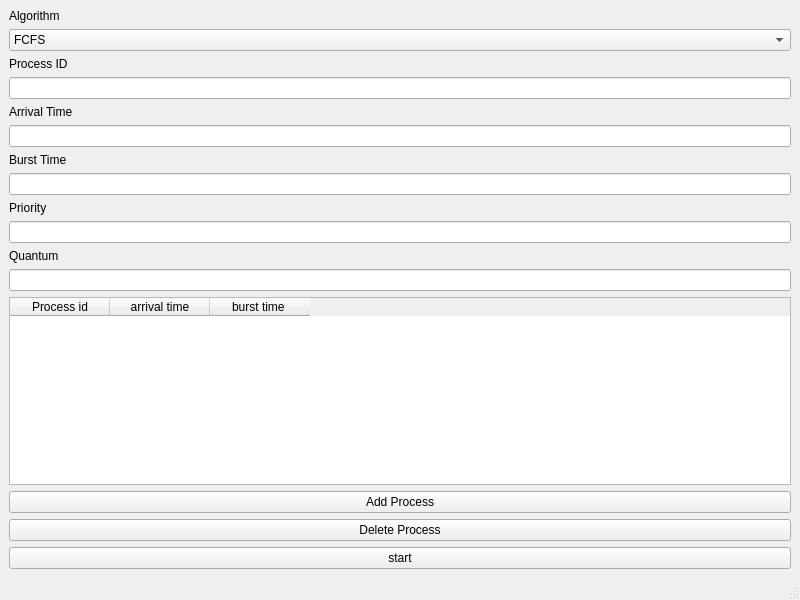
<?xml version="1.0" encoding="UTF-8"?>
<ui version="4.0">
 <class>MainWindow</class>
 <widget class="QMainWindow" name="MainWindow">
  <property name="geometry">
   <rect>
    <x>0</x>
    <y>0</y>
    <width>800</width>
    <height>600</height>
   </rect>
  </property>
  <property name="windowTitle">
   <string>MainWindow</string>
  </property>
  <widget class="QWidget" name="centralwidget">
   <layout class="QVBoxLayout" name="verticalLayout">
    <item>
     <widget class="QLabel" name="label_5">
      <property name="text">
       <string>Algorithm</string>
      </property>
     </widget>
    </item>
    <item>
     <widget class="QComboBox" name="algorithmComboBox">
      <item>
       <property name="text">
        <string>FCFS</string>
       </property>
      </item>
      <item>
       <property name="text">
        <string>Round Robin</string>
       </property>
      </item>
      <item>
       <property name="text">
        <string>SJF Preemptive</string>
       </property>
      </item>
      <item>
       <property name="text">
        <string>SJF Non-Preemptive</string>
       </property>
      </item>
      <item>
       <property name="text">
        <string>Priority Preemptive</string>
       </property>
      </item>
      <item>
       <property name="text">
        <string>Priority Non-Preemptive</string>
       </property>
      </item>
     </widget>
    </item>
    <item>
     <widget class="QLabel" name="label">
      <property name="text">
       <string>Process ID</string>
      </property>
     </widget>
    </item>
    <item>
     <widget class="QLineEdit" name="idLineEdit"/>
    </item>
    <item>
     <widget class="QLabel" name="label_2">
      <property name="text">
       <string>Arrival Time</string>
      </property>
     </widget>
    </item>
    <item>
     <widget class="QLineEdit" name="arrivalLineEdit"/>
    </item>
    <item>
     <widget class="QLabel" name="label_3">
      <property name="text">
       <string>Burst Time</string>
      </property>
     </widget>
    </item>
    <item>
     <widget class="QLineEdit" name="burstLineEdit"/>
    </item>
    <item>
     <widget class="QLabel" name="priorityLabel">
      <property name="text">
       <string>Priority</string>
      </property>
     </widget>
    </item>
    <item>
     <widget class="QLineEdit" name="PriorityLineEdit"/>
    </item>
    <item>
     <widget class="QLabel" name="quantumLabel">
      <property name="text">
       <string>Quantum</string>
      </property>
     </widget>
    </item>
    <item>
     <widget class="QLineEdit" name="quantumLineEdit"/>
    </item>
    <item>
     <widget class="QTableWidget" name="processTable">
      <property name="columnCount">
       <number>3</number>
      </property>
      <column>
       <property name="text">
        <string>Process id</string>
       </property>
      </column>
      <column>
       <property name="text">
        <string>arrival time</string>
       </property>
      </column>
      <column>
       <property name="text">
        <string>burst time </string>
       </property>
      </column>
     </widget>
    </item>
    <item>
     <widget class="QPushButton" name="addProcessButton">
      <property name="text">
       <string>Add Process</string>
      </property>
     </widget>
    </item>
    <item>
     <widget class="QPushButton" name="deleteProcessButton">
      <property name="text">
       <string>Delete Process</string>
      </property>
     </widget>
    </item>
    <item>
     <widget class="QPushButton" name="pushButton_start">
      <property name="text">
       <string>start</string>
      </property>
     </widget>
    </item>
   </layout>
  </widget>
  <widget class="QMenuBar" name="menubar">
   <property name="geometry">
    <rect>
     <x>0</x>
     <y>0</y>
     <width>800</width>
     <height>22</height>
    </rect>
   </property>
  </widget>
  <widget class="QStatusBar" name="statusbar"/>
 </widget>
 <resources/>
 <connections/>
</ui>
